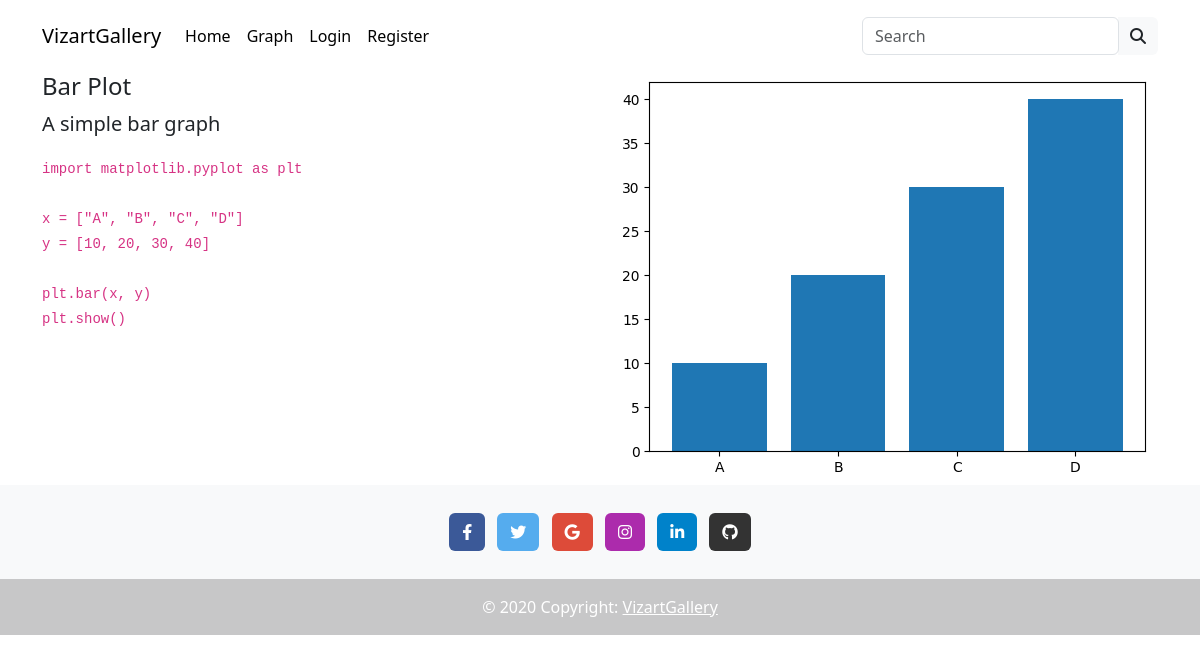
Page /gallery/snippet/1/ on the committed database.
### gallery/models.py (models this page shows, shortened)
class snippet(models.Model):
    id = models.AutoField(primary_key=True)
    category = models.ForeignKey(category, on_delete=models.CASCADE, related_name='snippets')
    code = models.TextField(blank=True, null=True)
    thumbnail = models.ImageField(upload_to='images/', blank=True, null=True)
    votes = models.IntegerField(default=0)
    description = models.TextField(blank=True, null=True)
    created_on = models.DateTimeField(auto_now_add=True)
    updated_on = models.DateTimeField(auto_now=True)
    graph = models.ForeignKey(graph, on_delete=models.CASCADE, related_name='snippets', blank=True, null=True)

class category(models.Model):
    name = models.CharField(max_length=50)
    logo = models.ImageField(upload_to='images/', blank=True, null=True)
    description = models.TextField(blank=True, null=True)
    created_on = models.DateTimeField(auto_now_add=True)
    updated_on = models.DateTimeField(auto_now=True)
    graph = models.ForeignKey(graph, on_delete=models.CASCADE, related_name='categories', blank=True, null=True)

### gallery/views.py (the view)
# urls.py: path('snippet/<int:id>/', views.view_snippet, name='view_snippet'),
def view_snippet(request, id):
    Snippet1 = snippet.objects.get(id=id)
    ctx1 = {'snippet': Snippet1}
    return render(request, 'gallery/view_snippet.html', ctx1)

### templates/gallery/view_snippet.html (shortened to what this page needs)
{% extends 'layout/base.html' %}
{% load static %}
{% load django_bootstrap5 %}
{% block css %}
<link rel="stylesheet"
href="//cdnjs.cloudflare.com/ajax/libs/highlight.js/11.7.0/styles/default.min.css">
{% endblock %}
{% block content %}
<div class="container">
    <div class="row">
        <div class="col-md-12">
            <div class="row">
                <div class="col-md-6">
                    <h4>{{snippet.category.name}}</h4>
                    <p class="lead">
                        {{snippet.description}}
                    </p>
                    <code class="language-python">
                        {{snippet.code.strip|safe|linebreaksbr}}
                    </code>
                </div>
                <div class="col-md-6">
                    <img src="{{snippet.thumbnail.url}}" alt="">
                </div>
            </div>
        </div>
    </div>
</div>
{% endblock %}

### rows in the picture
snippet: category.name "Bar Plot", description "A simple bar graph", code.strip "import matplotlib.pyplot as plt x = [\"A\", \"B\", \"C\", \"D\"] y = [10, 20, 30, 40] plt.bar(x, y) plt.show()", thumbnail (picture)
